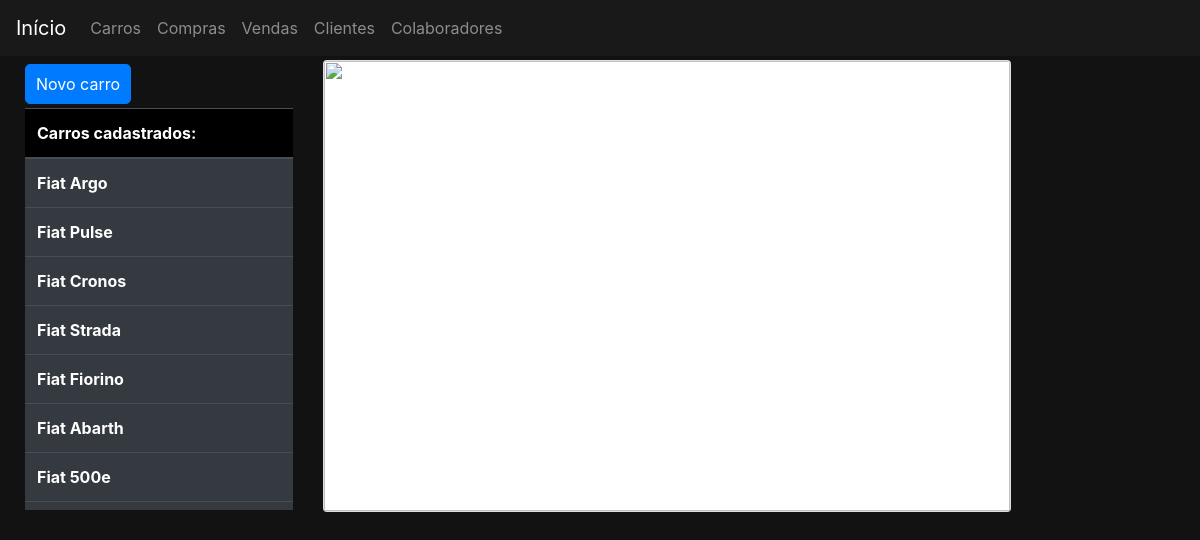
The page /carros/ (signed in) on the database its author committed.
### carros/models.py (models this page shows, shortened)
class Carro(models.Model):
    nome = models.CharField(max_length=30, unique=True)
    slugCarro = models.SlugField(unique=True, null=True, blank=True)
    class Meta:
        permissions = (
            ('permissao_gerente', 'permissao gerente'),
            ('permissao_supervisor', 'permissao supervisor'),
            ('permissao_vendedor', 'permissao vendedor'),
            ('permissao_funcionario', 'permissao todos funcionarios'),
        )

### carros/views.py (the view)
# urls.py: path('', views.carros, name='listar'),
@login_required
def carros(request):
    carros = Carro.objects.all()
    todasVersoes = Versao.objects.all()
    todasImagens = ""
    for todas in todasVersoes:
        todasImagens += todas.imagem.url + ","
    context = {
        'carros':carros,
        'todasImagens':todasImagens,
    }
    return render(request, 'carros/carros.html', context=context)

### carros/templates/carros/carros.html (shortened to what this page needs)
{% extends 'base.html' %}
{% load static %}
{% block 'body' %}
    <div class="container">
        <div class="row">
            <div class="col-md-3 add-scroll">
                <table class="table table-dark">
                    <thead>
                        <tr>
                            <a href="{% url 'carros:criar' %}" class="btn btn-primary botao">Novo carro</a>
                            <th scope="col" class="headLista">Carros cadastrados:</th>
                        </tr>
                    </thead>
                    <tbody>
                        {% for carro in carros %}
                            <tr>
                                <th><a href=" {% url 'carros:versoes' carro.slugCarro %}">{{ carro.nome }} </a></th>
                            </tr>
                        {% endfor %}
                    </tbody>
                </table>
            </div>
            <div class="col-md-9">
                <div style="width: 43rem;" class="card" style="width: 43rem;">
                    <img id="imagem" width="250px%" height="450px" class="card-img-top" src="">
                </div>
                <br>
            </div>
        </div>
    </div>
{% endblock %}

### templates/static/css/css.css (style rules this page uses)
.fundo { background-color: #121212; color: white; }
.container { max-width: 1300px; }
body { margin-top: 30px; padding-top: 30px; margin-left: 10px; }
.add-scroll { overflow: auto; max-height: 450px; }
a { color:white; }
.botao { display: inline-block; padding: 7px 10px; border-radius: 5px; margin-bottom: 4px; margin-right: 4px; margin-top: 4px; }
.headLista { background-color: black; }

### rows shown on the page
Carro: nome "Fiat Argo"
Carro: nome "Fiat Pulse"
Carro: nome "Fiat Cronos"
Carro: nome "Fiat Strada"
Carro: nome "Fiat Fiorino"
Carro: nome "Fiat Abarth"
Carro: nome "Fiat 500e"
